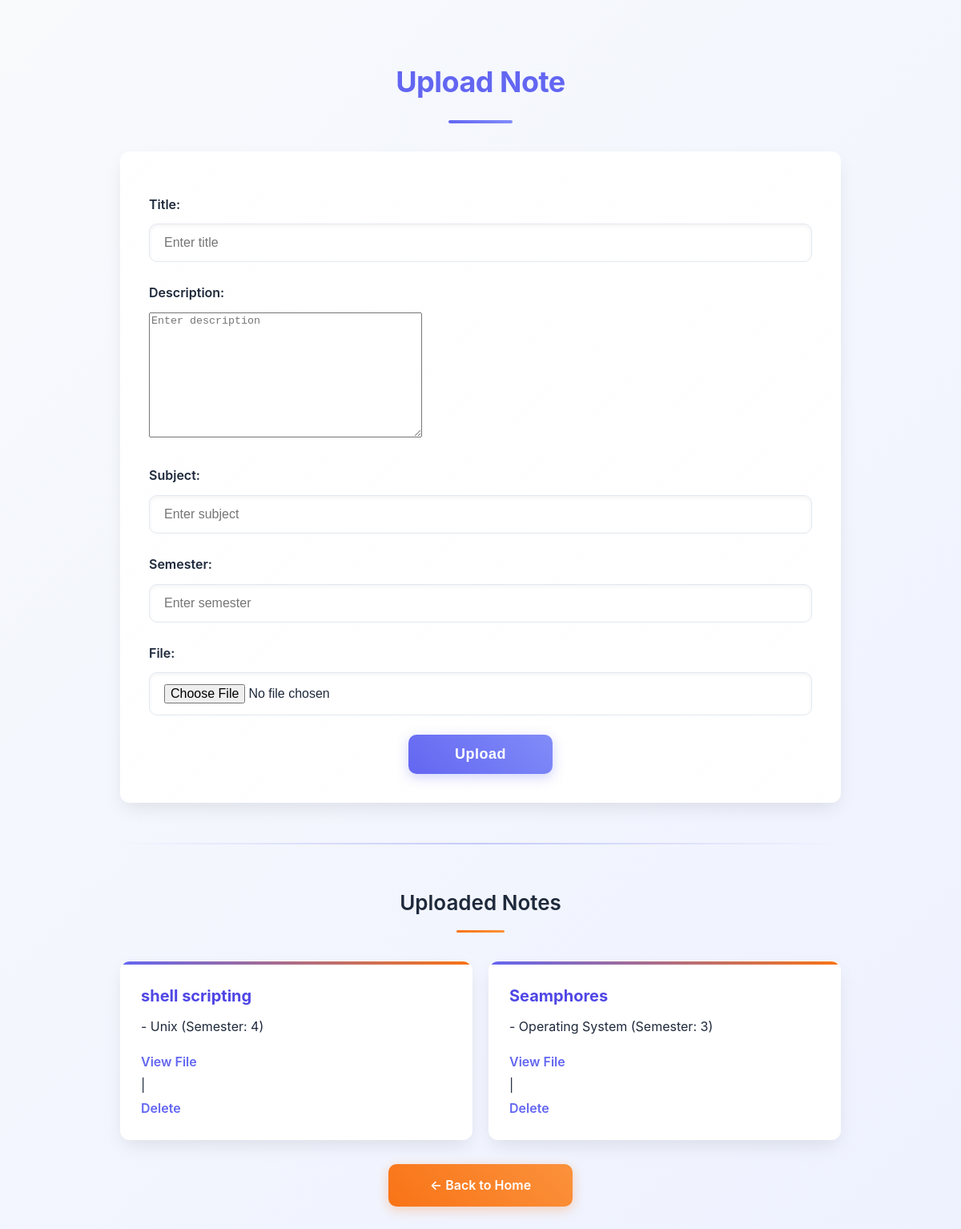
The page /upload/ (signed in) on the database its author committed.
### core/models.py (models this page shows, shortened)
class Note(models.Model):
    SUBJECT_CHOICES = [
        ('maths', 'Mathematics'),
        ('physics', 'Physics'),
        ('cs', 'Computer Science'),
        ('other', 'Other'),
    ]
    title = models.CharField(max_length=255)
    description = models.TextField(blank=True)
    subject = models.CharField(max_length=100)  # Or use choices=SUBJECT_CHOICES
    semester = models.CharField(max_length=50)
    file = models.FileField(upload_to='notes/')
    uploaded_by = models.ForeignKey(User, on_delete=models.CASCADE)
    uploaded_at = models.DateTimeField(auto_now_add=True)
    views = models.PositiveIntegerField(default=0)
    downloads = models.PositiveIntegerField(default=0)
    upload_date = models.DateTimeField(default=timezone.now)
    views = models.IntegerField(default=0)

### core/views.py (the view)
# urls.py: path('upload/', views.upload_note, name='upload'),
@login_required
def upload_note(request):
    if request.method == 'POST':
        form = NoteForm(request.POST, request.FILES)
        if form.is_valid():
            note = form.save(commit=False)
            note.uploaded_by = request.user
            note.save()
            messages.success(request, 'Note uploaded successfully!')
            return redirect('upload')  # Redirect to the upload page
    else:
        form = NoteForm()
    notes = Note.objects.filter(uploaded_by=request.user)
    return render(request, 'core/upload.html', {'form': form, 'notes': notes})

### core/forms.py (shortened to what this page needs)
class NoteForm(forms.ModelForm):
    class Meta:
        model = Note
        fields = ['title', 'description', 'subject', 'semester', 'file']
        widgets = {
            'title': forms.TextInput(attrs={'class': 'form-control', 'placeholder': 'Enter title'}),
            'description': forms.Textarea(attrs={'class': 'form-control', 'placeholder': 'Enter description'}),
            'subject': forms.TextInput(attrs={'class': 'form-control', 'placeholder': 'Enter subject'}),
            'semester': forms.TextInput(attrs={'class': 'form-control', 'placeholder': 'Enter semester'}),
            'file': forms.ClearableFileInput(attrs={'class': 'form-control'}),
        }

### core/templates/core/upload.html (shortened to what this page needs)
<!DOCTYPE html>
<html>
    <!DOCTYPE html>
<html>
<head>
</head>
<body>
    <body>
        <h2>Upload Note</h2>
        <form method="POST" enctype="multipart/form-data">
        <p>
            <label for="id_title">Title:</label>
            {{ form.title }}
        </p>
        <p>
            <label for="id_description">Description:</label>
            {{ form.description }}
        </p>
        <p>
            <label for="id_subject">Subject:</label>
            {{ form.subject }}
        </p>
        <p>
            <label for="id_semester">Semester:</label>
            {{ form.semester }}
        </p>
        <p>
            <label for="id_file">File:</label>
            {{ form.file }}
        </p>
        <button type="submit">Upload</button>
    </form>
    <hr>
        <h3>Uploaded Notes</h3>
        <ul>
        {% for note in notes %}
        <li>
            <strong>{{ note.title }}</strong> - {{ note.subject }} (Semester: {{ note.semester }}) <br>
            <a href="{{ note.file.url }}" target="_blank">View File</a> |
            <a href="{% url 'delete_file' note.id %}" onclick="return confirm('Are you sure you want to delete this note?');">Delete</a>
        </li>
        {% empty %}
        <li>No notes uploaded yet.</li>
        {% endfor %}
    </ul>
    <a href="{% url 'home' %}">Back to Home</a>
    </body>
</body>
</html>

### rows shown on the page
Note: title "shell scripting", subject "Unix", semester "4"
Note: title "Seamphores", subject "Operating System", semester "3"
